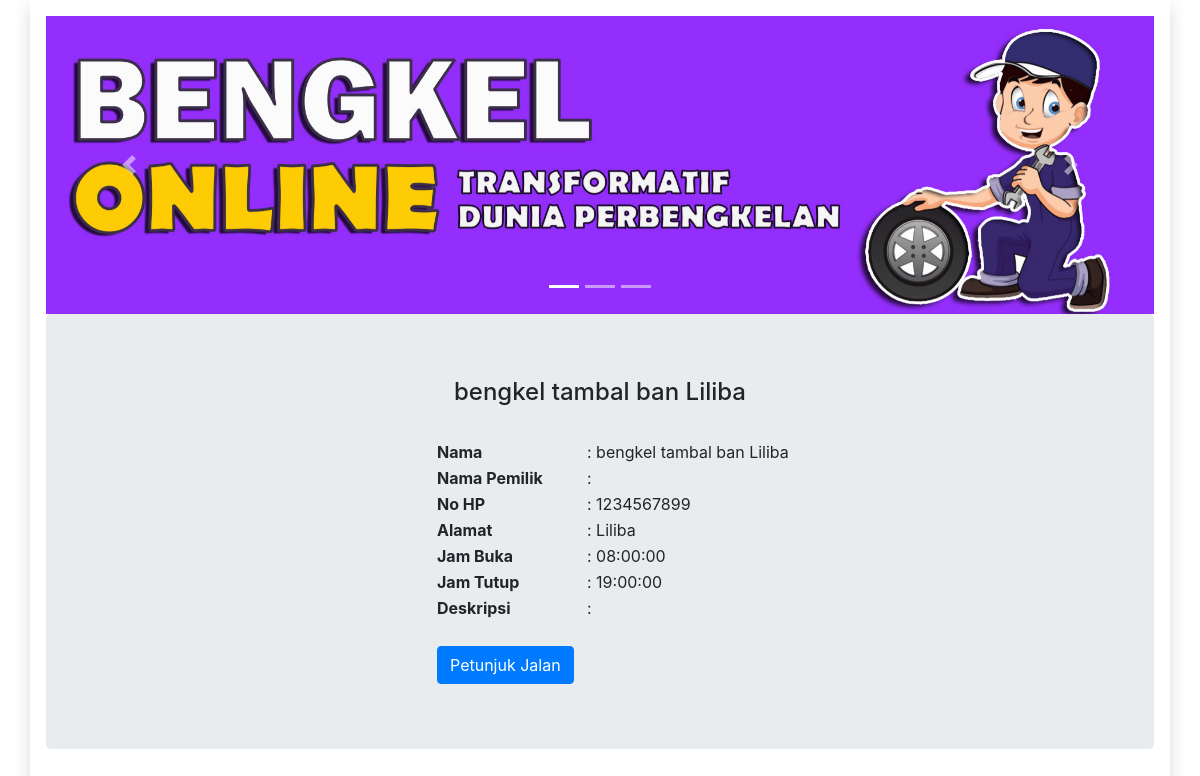
Before: /detail_bengkel.php?id=3 with the older database file.
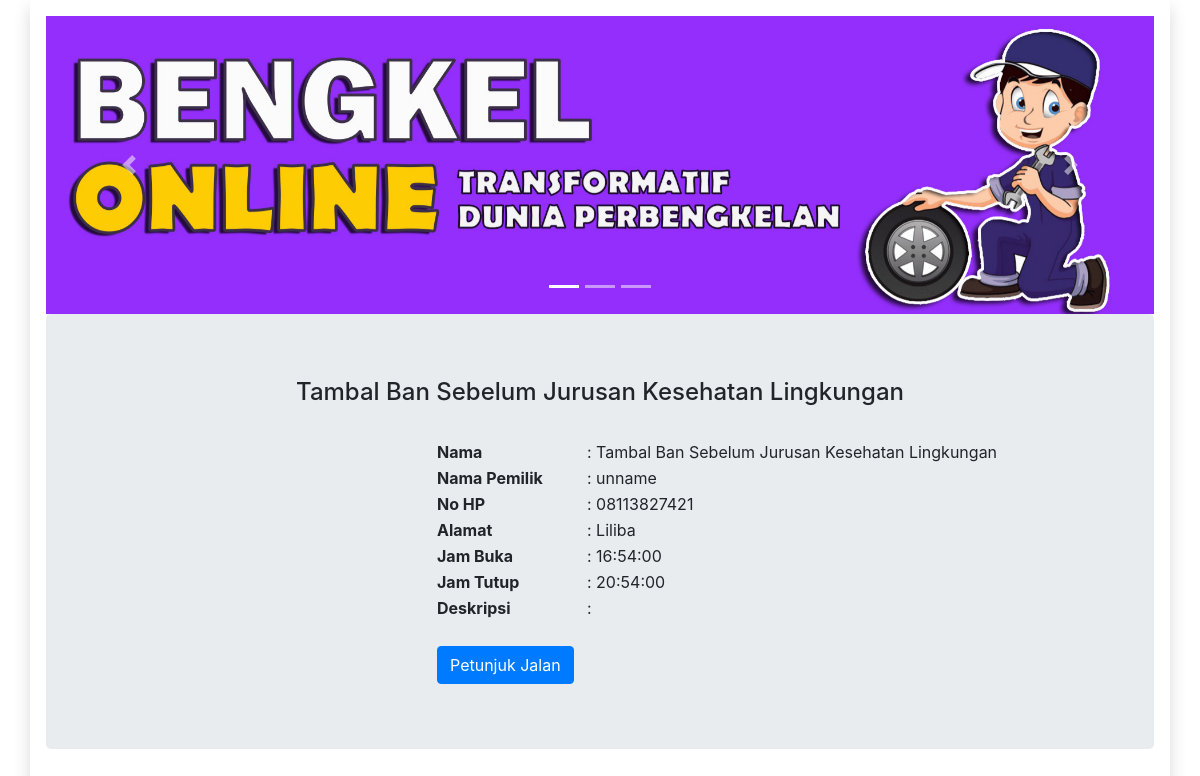
After: the same page with the newer database file.
### tables this page shows
CREATE TABLE `bengkel` (
  `id_bengkel` int(6) NOT NULL,
  `image` varchar(100) NOT NULL,
  `nama_bengkel` text NOT NULL,
  `nama_pemilik` text NOT NULL,
  `no_hp` varchar(15) NOT NULL,
  `alamat` text NOT NULL,
  `jam_buka` time NOT NULL,
  `jam_tutup` time NOT NULL
);

### detail_bengkel.php (the view, shortened to what this page needs)
<!DOCTYPE html>
<html lang="en">
<head>
   <link rel="stylesheet" href="https://maxcdn.bootstrapcdn.com/bootstrap/4.5.2/css/bootstrap.min.css">
</head>
<body class="color-change-3x">
   <div class="container  shadow p-3 mb-3 bg-white">
      <div id="demo" class="carousel slide" data-ride="carousel">
         <ul class="carousel-indicators">
            <li data-target="#demo" data-slide-to="0" class="active"></li>
            <li data-target="#demo" data-slide-to="1"></li>
            <li data-target="#demo" data-slide-to="2"></li>
         </ul>
         <div class="carousel-inner">
            <div class="carousel-item active">
               <img src="image/01.jpg" width="100%" height="100%" alt="Bengkel">
            </div>
         </div>
         <a class="carousel-control-prev" href="#demo" data-slide="prev">
            <span class="carousel-control-prev-icon"></span>
         </a>
         <a class="carousel-control-next" href="#demo" data-slide="next">
            <span class="carousel-control-next-icon"></span>
         </a>
      </div>
      <?php
      include "superadmin/konektor.php";
      $id_bengkel = $_GET['id'];
      $bengkel = mysqli_fetch_assoc(mysqli_query($konektor, "SELECT * FROM bengkel WHERE id_bengkel = '$id_bengkel'"));
      ?>
      <div class="jumbotron text-center">
         <h4><?= $bengkel['nama_bengkel'] ?></h4>
         <br>
         <div class="row">
            <div class="col-sm-4">
            </div>
            <div class="col-sm-8">
               <table>
                  <tr>
                     <th width="150px" style="text-align: left">Nama</th>
                     <td style="text-align: left">: <?= $bengkel['nama_bengkel'] ?></td>
                  </tr>
                  <tr>
                     <th width="150px" style="text-align: left">Nama Pemilik</th>
                     <td style="text-align: left">: <?= $bengkel['nama_pemilik'] ?></td>
                  </tr>
                  <tr>
                     <th width="150px" style="text-align: left">No HP</th>
                     <td style="text-align: left">: <?= $bengkel['no_hp'] ?></td>
                  </tr>
                  <tr>
                     <th width="150px" style="text-align: left">Alamat</th>
                     <td style="text-align: left">: <?= $bengkel['alamat'] ?></td>
                  </tr>
                  <tr>
                     <th width="150px" style="text-align: left">Jam Buka</th>
                     <td style="text-align: left">: <?= $bengkel['jam_buka'] ?></td>
                  </tr>
                  <tr>
                     <th width="150px" style="text-align: left">Jam Tutup</th>
                     <td style="text-align: left">: <?= $bengkel['jam_tutup'] ?></td>
                  </tr>
                  <tr>
                     <th width="150px" style="text-align: left">Deskripsi</th>
                     <td style="text-align: left">:
                     </td>
                  </tr>
                  <tr>
                     <?php
                     $lok = mysqli_fetch_assoc(mysqli_query($konektor, "SELECT * FROM lokasi_bengkel, bengkel WHERE bengkel.id_bengkel = lokasi_bengkel.id_bengkel AND lokasi_bengkel.id_bengkel = '" . $bengkel['id_bengkel'] . "'"))
                     ?>
                     <th colspan="2" width="150px" style="text-align: left"> <br> <a href="https://www.google.com/maps/place/<?= $lok['latitude'] ?>,<?= $lok['longitude'] ?>" class="btn btn-primary" style="float: left"> Petunjuk Jalan</a></th>
                  </tr>
               </table>
            </div>
         </div>
      </div>
</body>
</html>

Changed rows visible on the page:
changed bengkel "Liliba": nama_bengkel "bengkel tambal ban Liliba" → "Tambal Ban Sebelum Jurusan Kesehatan Lingkungan"; nama_pemilik (not shown) → "unname"; no_hp "1234567899" → "08113827421"; jam_buka "08:00:00" → "16:54:00"; jam_tutup "19:00:00" → "20:54:00"
